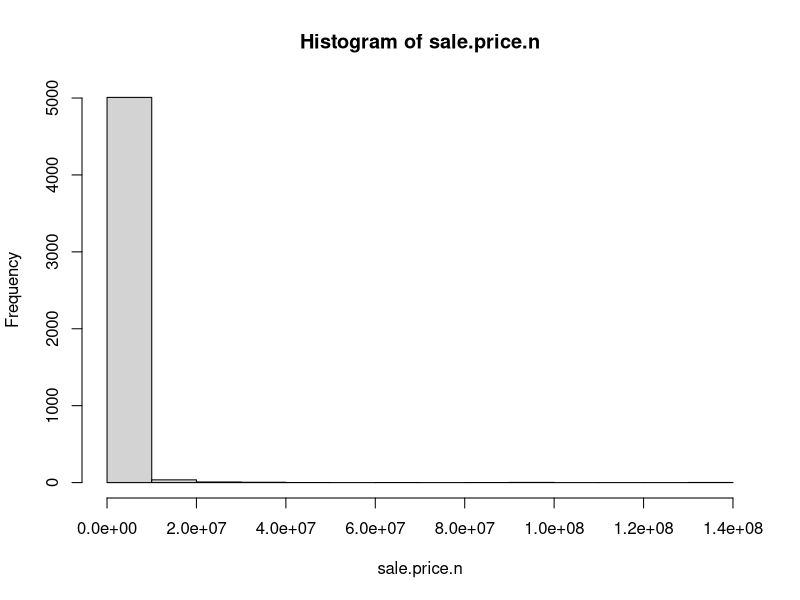
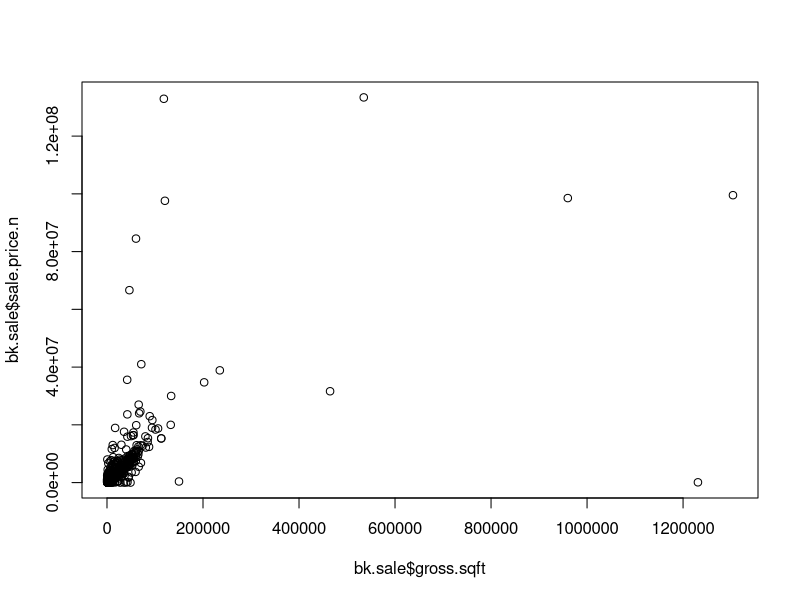
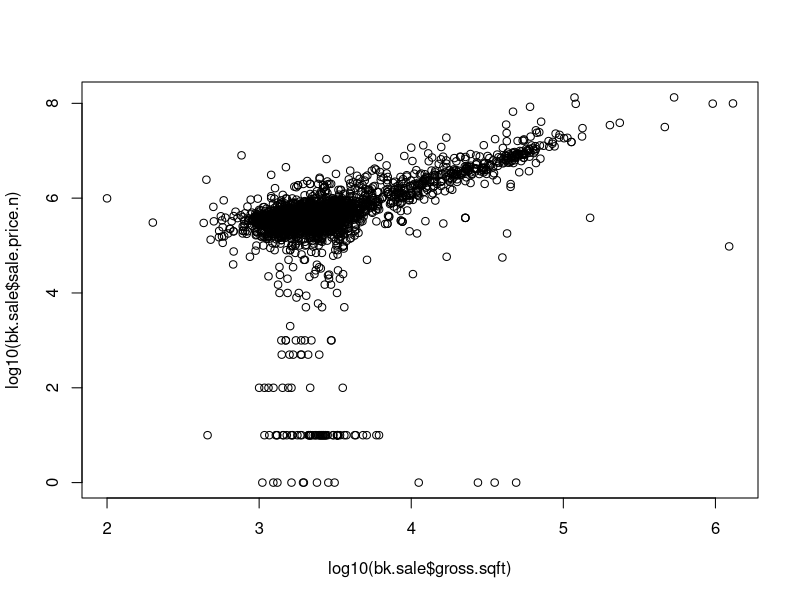
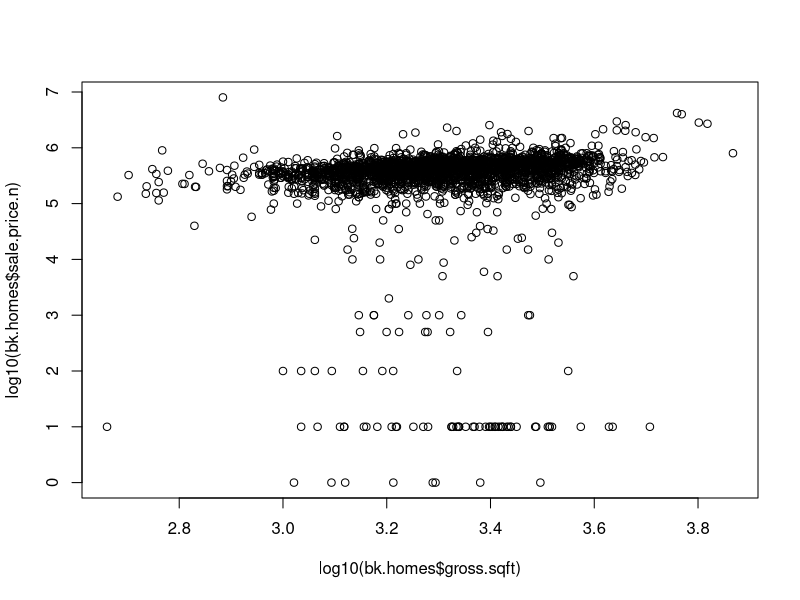
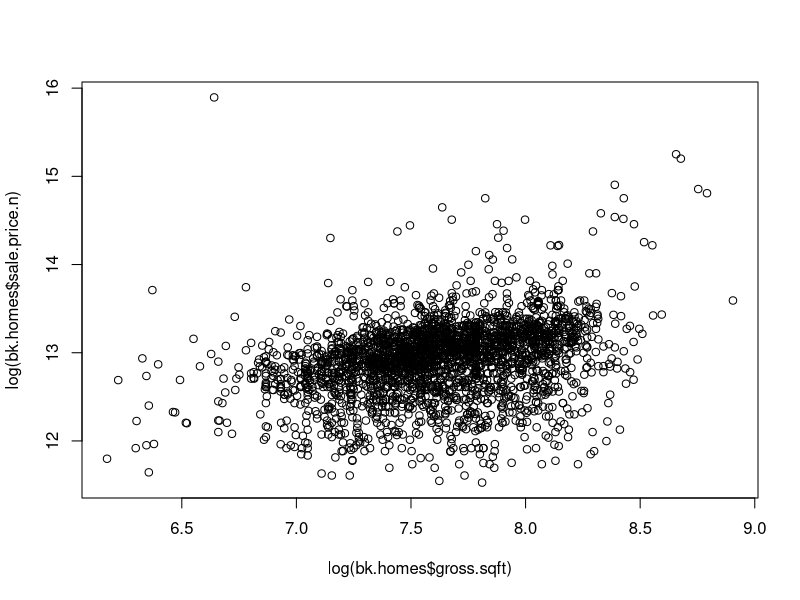

The R script that drew these images, in order:
## ---- chunk 1
library(plyr)
setwd("C:\\SASUniversityEdition\\myfolders")
bk <- read.csv("rollingsales_bronx.csv",skip=4,header=TRUE)
## ---- chunk 2
head(bk)
summary(bk)
str(bk) 
## ---- chunk 3
head(bk$SALE.PRICE,20)  #Before Cleaning Sale.Price data
bk$SALE.PRICE.N <- as.numeric(gsub("[^[:digit:]]","", bk$SALE.PRICE))
head(bk$SALE.PRICE.N,20)  #After Cleaning Sale.Price data
count(is.na(bk$SALE.PRICE.N))
## ---- chunk 4
names(bk)  # Before Conversion
names(bk) <- tolower(names(bk)) # make all variable names lower case
names(bk)  # After Conversion
## ---- chunk 5
head(bk$gross.square.feet,100)    #Before Clean up
head(bk$land.square.feet,100)     #Before Clean up
head(bk$year.built,100)           #Before Numeric Conversion
bk$gross.sqft <- as.numeric(gsub("[^[:digit:]]","", bk$gross.square.feet))
bk$land.sqft <- as.numeric(gsub("[^[:digit:]]","", bk$land.square.feet))
bk$year.built <- as.numeric(as.character(bk$year.built))
head(bk$gross.sqft,100)           #After Clean up
head(bk$land.sqft,100)            #After Clean up
head(bk$year.built,100)           #After Numeric Conversion
## ---- chunk 6
attach(bk)
hist(sale.price.n) 
detach(bk)
## ---- chunk 7
bk.sale <- bk[bk$sale.price.n!=0,]
plot(bk.sale$gross.sqft,bk.sale$sale.price.n)
plot(log10(bk.sale$gross.sqft),log10(bk.sale$sale.price.n))
## ---- chunk 8
bk.homes <- bk.sale[which(grepl("FAMILY",bk.sale$building.class.category)),]
dim(bk.homes)
plot(log10(bk.homes$gross.sqft),log10(bk.homes$sale.price.n))
summary(bk.homes[which(bk.homes$sale.price.n<100000),])
## ---- chunk 9
bk.homes$outliers <- (log10(bk.homes$sale.price.n) <=5) + 0
bk.homes <- bk.homes[which(bk.homes$outliers==0),]
plot(log(bk.homes$gross.sqft),log(bk.homes$sale.price.n))
